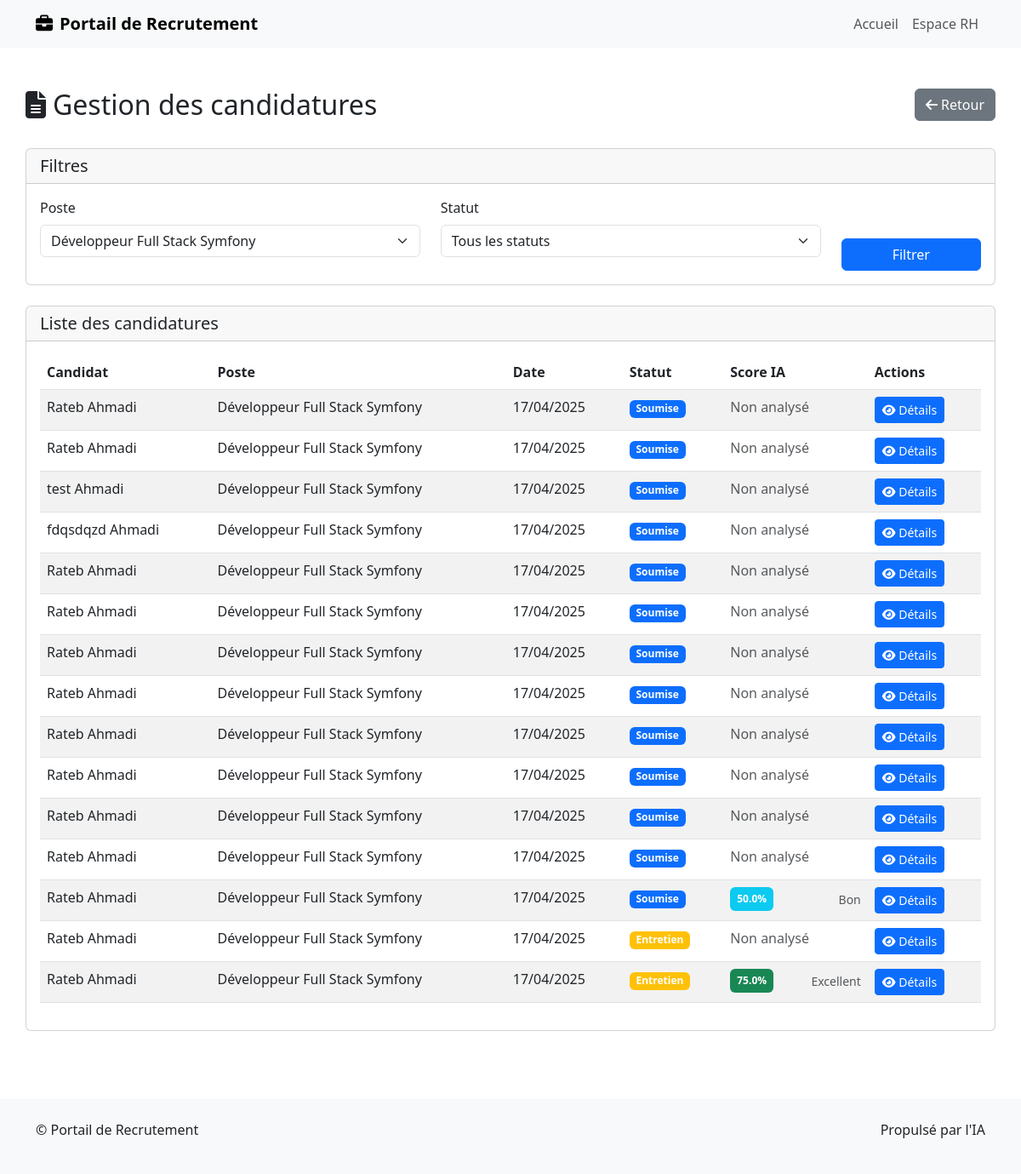
/hr/applications?job_id=1 (signed in), run on the app's committed database.
### app/models/models.py (models this page shows, shortened)
class Candidate(db.Model):
    id = db.Column(db.Integer, primary_key=True)
    first_name = db.Column(db.String(64), nullable=False)
    last_name = db.Column(db.String(64), nullable=False)
    email = db.Column(db.String(120), nullable=False)
    phone = db.Column(db.String(20))
    created_at = db.Column(db.DateTime, default=datetime.utcnow)
    applications = db.relationship('Application', backref='candidate', lazy='dynamic')

class Application(db.Model):
    id = db.Column(db.Integer, primary_key=True)
    candidate_id = db.Column(db.Integer, db.ForeignKey('candidate.id'), nullable=False)
    job_position_id = db.Column(db.Integer, db.ForeignKey('job_position.id'), nullable=False)
    cv_filename = db.Column(db.String(255), nullable=False)
    cover_letter = db.Column(db.Text)
    status = db.Column(db.Enum(ApplicationStatus), default=ApplicationStatus.SUBMITTED)
    ai_analysis = db.Column(db.Text)
    ai_score = db.Column(db.Float)
    created_at = db.Column(db.DateTime, default=datetime.utcnow)
    updated_at = db.Column(db.DateTime, default=datetime.utcnow, onupdate=datetime.utcnow)

class JobPosition(db.Model):
    id = db.Column(db.Integer, primary_key=True)
    title = db.Column(db.String(100), nullable=False)
    description = db.Column(db.Text, nullable=False)
    requirements = db.Column(db.Text)
    is_active = db.Column(db.Boolean, default=True)
    created_at = db.Column(db.DateTime, default=datetime.utcnow)
    applications = db.relationship('Application', backref='job_position', lazy='dynamic')

### app/routes/hr.py (the view)
    def decorated_function(*args, **kwargs):
        if not session.get('hr_logged_in'):
            flash('Vous devez vous connecter pour accéder à cette zone.', 'warning')
            return redirect(url_for('hr.login'))
        return view_function(*args, **kwargs)

### app/routes/hr.py (called while the page is built)
def hr_login_required(view_function):
    def decorated_function(*args, **kwargs):
        if not session.get('hr_logged_in'):
            flash('Vous devez vous connecter pour accéder à cette zone.', 'warning')
            return redirect(url_for('hr.login'))
        return view_function(*args, **kwargs)
    decorated_function.__name__ = view_function.__name__
    return decorated_function

@bp.route('/applications')
@hr_login_required
def applications():
    job_id = request.args.get('job_id', type=int)
    status = request.args.get('status')
    query = Application.query
    if job_id:
        query = query.filter_by(job_position_id=job_id)
    if status and hasattr(ApplicationStatus, status.upper()):
        status_enum = getattr(ApplicationStatus, status.upper())
        query = query.filter_by(status=status_enum)
    applications = query.all()
    jobs = JobPosition.query.all()
    return render_template('hr/applications.html',
                          applications=applications,
                          jobs=jobs,
                          ApplicationStatus=ApplicationStatus,
                          current_job_id=job_id,
                          current_status=status)

### app/templates/hr/applications.html (shortened to what this page needs)
{% extends "base.html" %}
{% block content %}
<div class="row mb-4">
    <div class="col-md-8">
        <h2><i class="fas fa-file-alt me-2"></i>Gestion des candidatures</h2>
    </div>
    <div class="col-md-4 text-end">
        <a href="{{ url_for('hr.dashboard') }}" class="btn btn-secondary">
            <i class="fas fa-arrow-left me-1"></i>Retour
        </a>
    </div>
</div>
<div class="row mb-4">
    <div class="col-md-12">
        <div class="card">
            <div class="card-header">
                <h5 class="mb-0">Filtres</h5>
            </div>
            <div class="card-body">
                <form method="GET" action="{{ url_for('hr.applications') }}">
                    <div class="row">
                        <div class="col-md-5">
                            <div class="mb-3">
                                <label for="job_id" class="form-label">Poste</label>
                                <select name="job_id" id="job_id" class="form-select">
                                    {% for job in jobs %}
                                    <option value="{{ job.id }}" {% if current_job_id == job.id %}selected{% endif %}>{{ job.title }}</option>
                                    {% endfor %}
                                </select>
                            </div>
                        </div>
                        <div class="col-md-5">
                            <div class="mb-3">
                                <label for="status" class="form-label">Statut</label>
                                <select name="status" id="status" class="form-select">
                                    <option value="">Tous les statuts</option>
                                </select>
                            </div>
                        </div>
                        <div class="col-md-2 d-flex align-items-end">
                            <button type="submit" class="btn btn-primary w-100">Filtrer</button>
                        </div>
                    </div>
                </form>
            </div>
        </div>
    </div>
</div>
<div class="row">
    <div class="col-md-12">
        <div class="card">
            <div class="card-header">
                <h5 class="mb-0">Liste des candidatures</h5>
            </div>
            <div class="card-body">
                {% if applications %}
                <div class="table-responsive">
                    <table class="table table-striped">
                        <thead>
                            <tr>
                                <th>Candidat</th>
                                <th>Poste</th>
                                <th>Date</th>
                                <th>Statut</th>
                                <th>Score IA</th>
                                <th>Actions</th>
                            </tr>
                        </thead>
                        <tbody>
                            {% for application in applications %}
                            <tr>
                                {% set candidate = application.candidate %}
                                <td>{{ candidate.first_name }} {{ candidate.last_name }}</td>
                                <td>{{ application.job_position.title }}</td>
                                <td>{{ application.created_at.strftime('%d/%m/%Y') }}</td>
                                <td>
                                    {% if application.status.name == 'SUBMITTED' %}
                                    <span class="badge bg-primary">Soumise</span>
                                    {% elif application.status.name == 'UNDER_REVIEW' %}
                                    <span class="badge bg-info">En cours d'examen</span>
                                    {% elif application.status.name == 'INTERVIEW' %}
                                    <span class="badge bg-warning">Entretien</span>
                                    {% elif application.status.name == 'REJECTED' %}
                                    <span class="badge bg-danger">Rejetée</span>
                                    {% elif application.status.name == 'ACCEPTED' %}
                                    <span class="badge bg-success">Acceptée</span>
                                    {% endif %}
                                </td>
                                <td>
                                    {% if application.ai_score %}
                                    <div class="d-flex justify-content-between align-items-center">
                                        <div>
                                            {% if application.ai_score >= 70 %}
                                            <span class="badge bg-success p-2">{{ application.ai_score }}%</span>
                                            {% elif application.ai_score >= 50 %}
                                            <span class="badge bg-info p-2">{{ application.ai_score }}%</span>
                                            {% elif application.ai_score >= 30 %}
                                            <span class="badge bg-warning p-2">{{ application.ai_score }}%</span>
                                            {% else %}
                                            <span class="badge bg-danger p-2">{{ application.ai_score }}%</span>
                                            {% endif %}
                                        </div>
                                        <small class="text-muted">
                                            {% if application.ai_score >= 70 %}
                                            Excellent
                                            {% elif application.ai_score >= 50 %}
                                            Bon
                                            {% elif application.ai_score >= 30 %}
                                            Moyen
                                            {% else %}
                                            Faible
                                            {% endif %}
                                        </small>
                                    </div>
                                    {% else %}
                                    <span class="text-muted">Non analysé</span>
                                    {% endif %}
                                </td>
                                <td>
                                    <a href="{{ url_for('hr.view_application', application_id=application.id) }}" class="btn btn-sm btn-primary">
                                        <i class="fas fa-eye"></i> Détails
                                    </a>
                                </td>
                            </tr>
                            {% endfor %}
                        </tbody>
                    </table>
                </div>
                {% else %}
                <div class="alert alert-info">
                    Aucune candidature ne correspond à vos critères de recherche.
                </div>
                {% endif %}
            </div>
        </div>
    </div>
</div>
{% endblock %}

### data on the page
Application: job_position "Développeur Full Stack Symfony", created_at "17/04/2025", status "Soumise", ai_score "Non analysé"
Candidate: first_name "Rateb", last_name "Ahmadi"
Application: job_position "Développeur Full Stack Symfony", created_at "17/04/2025", status "Soumise", ai_score "Non analysé"
Candidate: first_name "Rateb", last_name "Ahmadi"
Application: job_position "Développeur Full Stack Symfony", created_at "17/04/2025", status "Soumise", ai_score "Non analysé"
Candidate: first_name "test", last_name "Ahmadi"
Application: job_position "Développeur Full Stack Symfony", created_at "17/04/2025", status "Soumise", ai_score "Non analysé"
Candidate: first_name "fdqsdqzd", last_name "Ahmadi"
Application: job_position "Développeur Full Stack Symfony", created_at "17/04/2025", status "Soumise", ai_score "Non analysé"
Candidate: first_name "Rateb", last_name "Ahmadi"
Application: job_position "Développeur Full Stack Symfony", created_at "17/04/2025", status "Soumise", ai_score "Non analysé"
Candidate: first_name "Rateb", last_name "Ahmadi"
Application: job_position "Développeur Full Stack Symfony", created_at "17/04/2025", status "Soumise", ai_score "Non analysé"
Candidate: first_name "Rateb", last_name "Ahmadi"
Application: job_position "Développeur Full Stack Symfony", created_at "17/04/2025", status "Soumise", ai_score "Non analysé"
Candidate: first_name "Rateb", last_name "Ahmadi"
Application: job_position "Développeur Full Stack Symfony", created_at "17/04/2025", status "Soumise", ai_score "Non analysé"
Candidate: first_name "Rateb", last_name "Ahmadi"
Application: job_position "Développeur Full Stack Symfony", created_at "17/04/2025", status "Soumise", ai_score "Non analysé"
Candidate: first_name "Rateb", last_name "Ahmadi"
Application: job_position "Développeur Full Stack Symfony", created_at "17/04/2025", status "Soumise", ai_score "Non analysé"
Candidate: first_name "Rateb", last_name "Ahmadi"
Application: job_position "Développeur Full Stack Symfony", created_at "17/04/2025", status "Soumise", ai_score "Non analysé"
Candidate: first_name "Rateb", last_name "Ahmadi"
Application: job_position "Développeur Full Stack Symfony", created_at "17/04/2025", status "Soumise", ai_score "50.0", shows "Bon"
Candidate: first_name "Rateb", last_name "Ahmadi"
Application: job_position "Développeur Full Stack Symfony", created_at "17/04/2025", status "Entretien", ai_score "Non analysé"
Candidate: first_name "Rateb", last_name "Ahmadi"
Application: job_position "Développeur Full Stack Symfony", created_at "17/04/2025", status "Entretien", ai_score "75.0", shows "Excellent"
Candidate: first_name "Rateb", last_name "Ahmadi"

### other printed values
form field job_id "Développeur Full Stack Symfony"
